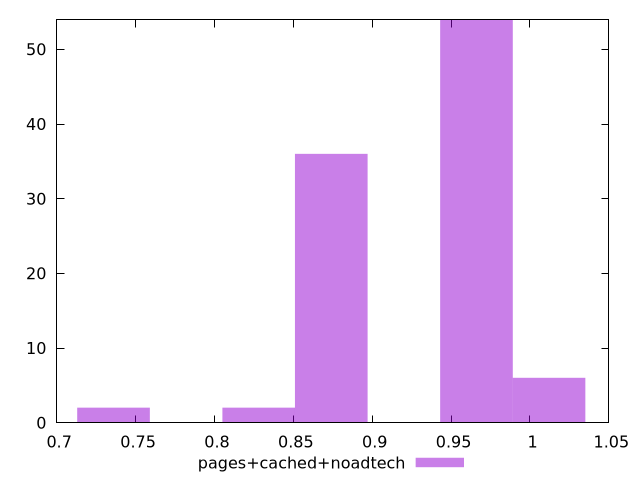

The script that saved this image:
$_pagesCachedNoadtech <<EOF
0.8740712659496772 36
0.9660787676285906 54
1.0120825184680473 6
0.8280675151102205 2
0.7360600134313071 2
EOF
set key outside below
set terminal pngcairo
set output "report_00004_2020-11-02T20-21-41.718Z/uses-http2/pages+cached+noadtech//hist.png"
set yrange [0:54]
set boxwidth 0.046003750839456695
set style fill transparent solid 0.5 noborder
plot $_pagesCachedNoadtech title "pages+cached+noadtech" with boxes ,
